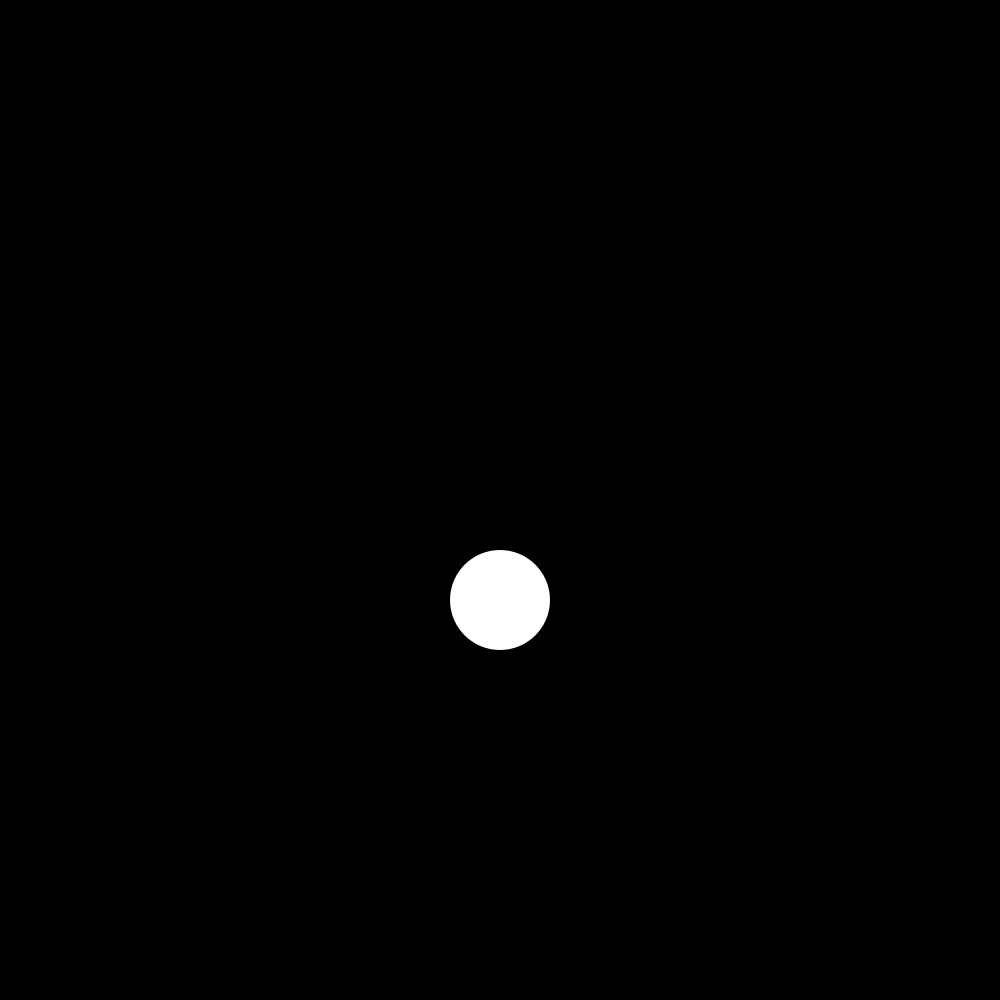
Frame 1 (no input)
Frame 60 (the mouse pressed at the canvas centre just before this capture): identical to frame 1, image omitted
Frame 120 (the mouse held since frame 60 and released just before this capture): identical to frame 1, image omitted

The Processing sketch that drew this single still picture (run headless with seeded random() and noise(); from frame 60 on, the mouse is pressed at the canvas centre):

// Processing sketch: w05_02_characterState
// ── w05_02_characterState.pde
Ball myBall;

void setup() {
  size(1000, 1000);
  myBall = new Ball();
  println("TAB AND SPACE");
}


void draw() {
  background(0);
  myBall.display();
  myBall.bounce();
  
}

void keyPressed() {
   myBall.pressed(key); 
  
}




class Ball {
 int state;
 int grav;
 PVector size;
 PVector vel;
 PVector pos;
  
  Ball() {
   size = new PVector(100, 100);
   vel = new PVector(0, 0);
   pos = new PVector(width/2, height/2 + 100);
   grav = 1;
  }
  
  void display() {
    switch (state) {
     case 0:
       fill(255);
       break;
     case 1:
       fill(66, 241, 244);
       break;
     case 2:
       fill(116, 244, 66);
       break;
    }
    noStroke();
    ellipse(pos.x, pos.y, size.x, size.y); 
  }
    
  void bounce() {
   switch(state) {
    case 0:
      vel.y = 0;
      vel.x = 0;
      break;
      
    case 1:
      pos.add(vel);
      vel.y += grav;
      if(pos.y == height/2 + 100) {
       state = 0;
       pos.y = height/2 + 100;
      }
      break;
      
    case 2:
      pos.add(vel);
      vel.x -= grav;
      if(pos.x == width/2) {
       state = 0;
       pos.x = width/2;
      }
      break;
   }
  }
  
  void pressed(char myKey) {
    switch(state) {  
      case 0:
        if(myKey == ' ') {
          state = 1;
          vel.y = -30;
        }
        if(myKey == TAB) {
         state = 2;
         vel.x = 30;
        }
        break;
    }
  }
}
